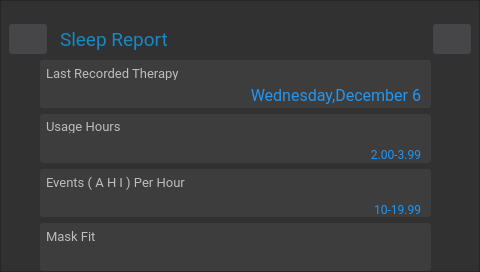
<?xml version="1.0" encoding="UTF-8"?>
<ui version="4.0">
 <class>SleepReportWindowBasic</class>
 <widget class="QWidget" name="SleepReportWindowBasic">
  <property name="geometry">
   <rect>
    <x>0</x>
    <y>0</y>
    <width>480</width>
    <height>272</height>
   </rect>
  </property>
  <property name="windowTitle">
   <string>Form</string>
  </property>
  <widget class="QFrame" name="SleepReportWindowBasicBk">
   <property name="geometry">
    <rect>
     <x>0</x>
     <y>0</y>
     <width>480</width>
     <height>272</height>
    </rect>
   </property>
   <property name="maximumSize">
    <size>
     <width>480</width>
     <height>272</height>
    </size>
   </property>
   <property name="styleSheet">
    <string notr="true">background-color: rgb(49, 49, 49);
</string>
   </property>
   <property name="frameShape">
    <enum>QFrame::StyledPanel</enum>
   </property>
   <property name="frameShadow">
    <enum>QFrame::Raised</enum>
   </property>
   <widget class="QPushButton" name="homeSleepReportButton">
    <property name="geometry">
     <rect>
      <x>9</x>
      <y>24</y>
      <width>38</width>
      <height>30</height>
     </rect>
    </property>
    <property name="focusPolicy">
     <enum>Qt::NoFocus</enum>
    </property>
    <property name="styleSheet">
     <string notr="true">border:none;
border-radius:3px;
background-color: rgb(70, 70, 73);</string>
    </property>
    <property name="text">
     <string/>
    </property>
    <property name="icon">
     <iconset resource="../rsc/resource.qrc">
      <normaloff>:/icons/home.png</normaloff>:/icons/home.png</iconset>
    </property>
   </widget>
   <widget class="QPushButton" name="moreSleepReportButton">
    <property name="geometry">
     <rect>
      <x>433</x>
      <y>24</y>
      <width>38</width>
      <height>30</height>
     </rect>
    </property>
    <property name="focusPolicy">
     <enum>Qt::NoFocus</enum>
    </property>
    <property name="styleSheet">
     <string notr="true">border:none;
border-radius:3px;
background-color: rgb(70, 70, 73);</string>
    </property>
    <property name="text">
     <string/>
    </property>
    <property name="icon">
     <iconset resource="../rsc/resource.qrc">
      <normaloff>:/icons/next.png</normaloff>:/icons/next.png</iconset>
    </property>
   </widget>
   <widget class="QLabel" name="sleepReportTitle">
    <property name="geometry">
     <rect>
      <x>60</x>
      <y>24</y>
      <width>161</width>
      <height>30</height>
     </rect>
    </property>
    <property name="font">
     <font>
      <family>Roboto</family>
      <pointsize>14</pointsize>
     </font>
    </property>
    <property name="styleSheet">
     <string notr="true">color:#1788c3
</string>
    </property>
    <property name="text">
     <string>Sleep Report</string>
    </property>
   </widget>
   <widget class="QWidget" name="layoutWidget">
    <property name="geometry">
     <rect>
      <x>40</x>
      <y>60</y>
      <width>391</width>
      <height>211</height>
     </rect>
    </property>
    <layout class="QVBoxLayout" name="verticalLayout">
     <item>
      <widget class="QFrame" name="lastRecordTime">
       <property name="styleSheet">
        <string notr="true">background-color:#3D3D3D;
border-radius:3px;
</string>
       </property>
       <property name="frameShape">
        <enum>QFrame::StyledPanel</enum>
       </property>
       <property name="frameShadow">
        <enum>QFrame::Raised</enum>
       </property>
       <widget class="QLabel" name="lastRecordTimeTitle">
        <property name="geometry">
         <rect>
          <x>6</x>
          <y>4</y>
          <width>151</width>
          <height>18</height>
         </rect>
        </property>
        <property name="font">
         <font>
          <family>Roboto</family>
          <pointsize>10</pointsize>
         </font>
        </property>
        <property name="styleSheet">
         <string notr="true">color:#BDBDBD</string>
        </property>
        <property name="text">
         <string>Last Recorded Therapy</string>
        </property>
       </widget>
       <widget class="QLabel" name="lastRecordTimeText">
        <property name="geometry">
         <rect>
          <x>20</x>
          <y>20</y>
          <width>361</width>
          <height>31</height>
         </rect>
        </property>
        <property name="font">
         <font>
          <family>Roboto</family>
          <pointsize>12</pointsize>
         </font>
        </property>
        <property name="styleSheet">
         <string notr="true">color:#2196F3</string>
        </property>
        <property name="text">
         <string>Wednesday,December 6</string>
        </property>
        <property name="alignment">
         <set>Qt::AlignRight|Qt::AlignTrailing|Qt::AlignVCenter</set>
        </property>
       </widget>
      </widget>
     </item>
     <item>
      <widget class="QFrame" name="usageTime">
       <property name="styleSheet">
        <string notr="true">background-color:#3D3D3D;
border-radius:3px;
</string>
       </property>
       <property name="frameShape">
        <enum>QFrame::StyledPanel</enum>
       </property>
       <property name="frameShadow">
        <enum>QFrame::Raised</enum>
       </property>
       <widget class="QLabel" name="usageTimeTitle">
        <property name="geometry">
         <rect>
          <x>6</x>
          <y>4</y>
          <width>211</width>
          <height>16</height>
         </rect>
        </property>
        <property name="font">
         <font>
          <family>Roboto</family>
          <pointsize>10</pointsize>
         </font>
        </property>
        <property name="styleSheet">
         <string notr="true">color:#BDBDBD</string>
        </property>
        <property name="text">
         <string>Usage Hours</string>
        </property>
       </widget>
       <widget class="QLabel" name="usageTimeIcon">
        <property name="geometry">
         <rect>
          <x>20</x>
          <y>19</y>
          <width>28</width>
          <height>31</height>
         </rect>
        </property>
        <property name="styleSheet">
         <string notr="true"/>
        </property>
        <property name="text">
         <string/>
        </property>
        <property name="pixmap">
         <pixmap resource="../rsc/resource.qrc">:/icons/usage_time.png</pixmap>
        </property>
       </widget>
       <widget class="QLabel" name="usageTimeStatus">
        <property name="geometry">
         <rect>
          <x>280</x>
          <y>0</y>
          <width>35</width>
          <height>47</height>
         </rect>
        </property>
        <property name="font">
         <font>
          <family>Roboto</family>
          <pointsize>24</pointsize>
         </font>
        </property>
        <property name="styleSheet">
         <string notr="true">color:#2196F3;
</string>
        </property>
        <property name="text">
         <string/>
        </property>
        <property name="alignment">
         <set>Qt::AlignRight|Qt::AlignTrailing|Qt::AlignVCenter</set>
        </property>
       </widget>
       <widget class="QLabel" name="usageTimeUnit">
        <property name="geometry">
         <rect>
          <x>310</x>
          <y>30</y>
          <width>71</width>
          <height>21</height>
         </rect>
        </property>
        <property name="font">
         <font>
          <family>Roboto</family>
          <pointsize>9</pointsize>
         </font>
        </property>
        <property name="styleSheet">
         <string notr="true">color:#2196F3</string>
        </property>
        <property name="text">
         <string>2.00-3.99</string>
        </property>
        <property name="alignment">
         <set>Qt::AlignRight|Qt::AlignTrailing|Qt::AlignVCenter</set>
        </property>
       </widget>
      </widget>
     </item>
     <item>
      <widget class="QFrame" name="eventsPerHour">
       <property name="styleSheet">
        <string notr="true">background-color:#3D3D3D;
border-radius:3px;
</string>
       </property>
       <property name="frameShape">
        <enum>QFrame::StyledPanel</enum>
       </property>
       <property name="frameShadow">
        <enum>QFrame::Raised</enum>
       </property>
       <widget class="QLabel" name="eventsPerHourTitle">
        <property name="geometry">
         <rect>
          <x>6</x>
          <y>4</y>
          <width>201</width>
          <height>18</height>
         </rect>
        </property>
        <property name="font">
         <font>
          <family>Roboto</family>
          <pointsize>10</pointsize>
         </font>
        </property>
        <property name="styleSheet">
         <string notr="true">color:#BDBDBD</string>
        </property>
        <property name="text">
         <string>Events ( A H I ) Per Hour</string>
        </property>
       </widget>
       <widget class="QLabel" name="evntsPerHourIcon">
        <property name="geometry">
         <rect>
          <x>20</x>
          <y>20</y>
          <width>28</width>
          <height>28</height>
         </rect>
        </property>
        <property name="styleSheet">
         <string notr="true"/>
        </property>
        <property name="text">
         <string/>
        </property>
        <property name="pixmap">
         <pixmap resource="../rsc/resource.qrc">:/icons/reminders.png</pixmap>
        </property>
       </widget>
       <widget class="QLabel" name="eventPerHourStatus">
        <property name="geometry">
         <rect>
          <x>280</x>
          <y>0</y>
          <width>35</width>
          <height>47</height>
         </rect>
        </property>
        <property name="font">
         <font>
          <family>Roboto</family>
          <pointsize>23</pointsize>
         </font>
        </property>
        <property name="styleSheet">
         <string notr="true">color:#2196F3;
</string>
        </property>
        <property name="text">
         <string/>
        </property>
        <property name="alignment">
         <set>Qt::AlignRight|Qt::AlignTrailing|Qt::AlignVCenter</set>
        </property>
       </widget>
       <widget class="QLabel" name="eventsPerHourUnit">
        <property name="geometry">
         <rect>
          <x>310</x>
          <y>30</y>
          <width>71</width>
          <height>21</height>
         </rect>
        </property>
        <property name="font">
         <font>
          <family>Roboto</family>
          <pointsize>9</pointsize>
         </font>
        </property>
        <property name="styleSheet">
         <string notr="true">color:#2196F3</string>
        </property>
        <property name="text">
         <string>10-19.99</string>
        </property>
        <property name="alignment">
         <set>Qt::AlignRight|Qt::AlignTrailing|Qt::AlignVCenter</set>
        </property>
       </widget>
      </widget>
     </item>
     <item>
      <widget class="QFrame" name="maskFit">
       <property name="styleSheet">
        <string notr="true">background-color:#3D3D3D;
border-radius:3px;
</string>
       </property>
       <property name="frameShape">
        <enum>QFrame::StyledPanel</enum>
       </property>
       <property name="frameShadow">
        <enum>QFrame::Raised</enum>
       </property>
       <widget class="QLabel" name="maskFitTitle">
        <property name="geometry">
         <rect>
          <x>6</x>
          <y>4</y>
          <width>111</width>
          <height>18</height>
         </rect>
        </property>
        <property name="font">
         <font>
          <family>Roboto</family>
          <pointsize>10</pointsize>
         </font>
        </property>
        <property name="styleSheet">
         <string notr="true">color:#BDBDBD</string>
        </property>
        <property name="text">
         <string>Mask Fit</string>
        </property>
       </widget>
       <widget class="QLabel" name="maskFitIcon">
        <property name="geometry">
         <rect>
          <x>20</x>
          <y>20</y>
          <width>28</width>
          <height>28</height>
         </rect>
        </property>
        <property name="text">
         <string/>
        </property>
        <property name="pixmap">
         <pixmap resource="../rsc/resource.qrc">:/icons/mask_fit.png</pixmap>
        </property>
       </widget>
       <widget class="QLabel" name="mskFitStatus">
        <property name="geometry">
         <rect>
          <x>280</x>
          <y>0</y>
          <width>35</width>
          <height>47</height>
         </rect>
        </property>
        <property name="styleSheet">
         <string notr="true"/>
        </property>
        <property name="text">
         <string/>
        </property>
        <property name="alignment">
         <set>Qt::AlignRight|Qt::AlignTrailing|Qt::AlignVCenter</set>
        </property>
       </widget>
      </widget>
     </item>
    </layout>
   </widget>
  </widget>
 </widget>
 <resources>
  <include location="../rsc/resource.qrc"/>
 </resources>
 <connections/>
</ui>
